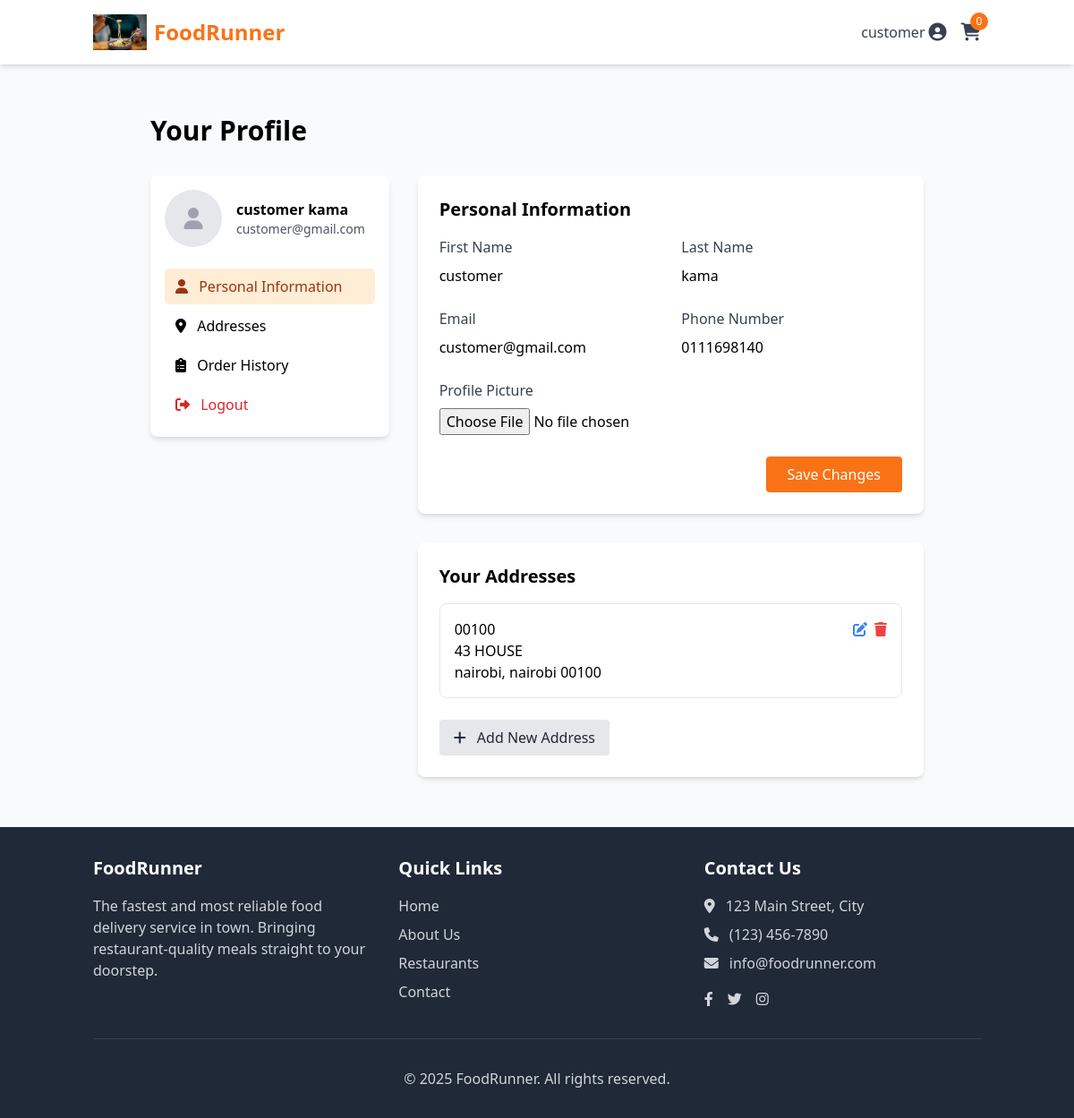
The page /customer/profile/ (signed in) on the database its author committed.
### core/models.py (models this page shows, shortened)
class User(AbstractUser):
    USER_TYPE_CHOICES = (
        ('customer', 'Customer'),
        ('restaurant', 'Restaurant Manager'),
        ('delivery', 'Delivery Person'),
        ('admin', 'Administrator'),
    )
    user_type = models.CharField(
        max_length=20,
        choices=USER_TYPE_CHOICES,
        default='customer'
    )
    phone_number = models.CharField(max_length=15, blank=True)
    profile_picture = models.ImageField(upload_to='profile_pics/', blank=True, null=True)

class Address(models.Model):
    user = models.ForeignKey(User, on_delete=models.CASCADE, related_name='addresses')
    address_line1 = models.CharField(max_length=100)
    address_line2 = models.CharField(max_length=100, blank=True)
    city = models.CharField(max_length=50)
    state = models.CharField(max_length=50)
    postal_code = models.CharField(max_length=10)
    is_default = models.BooleanField(default=False)
    class Meta:
        verbose_name_plural = "Addresses"

### customers/models.py (models this page shows, shortened)
class Cart(models.Model):
    customer = models.OneToOneField(settings.AUTH_USER_MODEL, on_delete=models.CASCADE, related_name='cart')
    created_at = models.DateTimeField(auto_now_add=True)
    updated_at = models.DateTimeField(auto_now=True)
    @property
    def item_count(self):
        return self.items.count()

### customers/views.py (the view)
# urls.py: path('profile/', views.customer_profile, name='profile'),
@login_required
def customer_profile(request):
    if request.method == 'POST':
        user_form = CustomerProfileForm(request.POST, request.FILES, instance=request.user)
        if user_form.is_valid():
            user_form.save()
            messages.success(request, "Profile updated successfully.")
            return redirect('customers:profile')
    else:
        user_form = CustomerProfileForm(instance=request.user)
    addresses = Address.objects.filter(user=request.user)
    context = {
        'user_form': user_form,
        'addresses': addresses,
    }
    return render(request, 'customers/profile.html', context)

### customers/forms.py
class CustomerProfileForm(forms.ModelForm):
    class Meta:
        model = User
        fields = ['first_name', 'last_name', 'email', 'phone_number', 'profile_picture']

### customers/templates/customers/profile.html (shortened to what this page needs)
{% extends 'base.html' %}
{% block content %}
<div class="max-w-4xl mx-auto px-4 py-8">
    <h1 class="text-3xl font-bold mb-8">Your Profile</h1>
    <div class="grid grid-cols-1 lg:grid-cols-3 gap-8">
        <div class="lg:col-span-1">
            <div class="bg-white rounded-lg shadow-md p-4">
                <div class="flex items-center mb-6">
                    {% if request.user.profile_picture %}
                        <img src="{{ request.user.profile_picture.url }}" alt="{{ request.user.get_full_name }}" class="w-16 h-16 rounded-full mr-4 object-cover">
                    {% else %}
                        <div class="w-16 h-16 rounded-full bg-gray-200 flex items-center justify-center mr-4">
                            <i class="fas fa-user text-gray-400 text-2xl"></i>
                        </div>
                    {% endif %}
                    <div>
                        <h2 class="font-semibold">{{ request.user.get_full_name }}</h2>
                        <p class="text-gray-600 text-sm">{{ request.user.email }}</p>
                    </div>
                </div>
                <ul class="space-y-1">
                    <li>
                        <a href="#profile" class="block px-3 py-2 rounded-md bg-orange-100 text-orange-800 font-medium">
                            <i class="fas fa-user mr-2"></i> Personal Information
                        </a>
                    </li>
                    <li>
                        <a href="#addresses" class="block px-3 py-2 rounded-md hover:bg-gray-100 transition duration-200">
                            <i class="fas fa-map-marker-alt mr-2"></i> Addresses
                        </a>
                    </li>
                    <li>
                        <a href="{% url 'customers:orders' %}" class="block px-3 py-2 rounded-md hover:bg-gray-100 transition duration-200">
                            <i class="fas fa-clipboard-list mr-2"></i> Order History
                        </a>
                    </li>
                    <li>
                        <a href="{% url 'logout' %}" class="block px-3 py-2 rounded-md text-red-600 hover:bg-red-50 transition duration-200">
                            <i class="fas fa-sign-out-alt mr-2"></i> Logout
                        </a>
                    </li>
                </ul>
            </div>
        </div>
        <div class="lg:col-span-2">
            <div id="profile" class="bg-white rounded-lg shadow-md p-6 mb-8">
                <h2 class="text-xl font-semibold mb-4">Personal Information</h2>
                <form method="post" enctype="multipart/form-data">
                    <div class="grid grid-cols-1 md:grid-cols-2 gap-6 mb-6">
                        <div>
                            <label for="{{ user_form.first_name.id_for_label }}" class="block text-gray-700 font-medium mb-2">
                                First Name
                            </label>
                            {{ user_form.first_name }}
                        </div>
                        <div>
                            <label for="{{ user_form.last_name.id_for_label }}" class="block text-gray-700 font-medium mb-2">
                                Last Name
                            </label>
                            {{ user_form.last_name }}
                        </div>
                    </div>
                    <div class="grid grid-cols-1 md:grid-cols-2 gap-6 mb-6">
                        <div>
                            <label for="{{ user_form.email.id_for_label }}" class="block text-gray-700 font-medium mb-2">
                                Email
                            </label>
                            {{ user_form.email }}
                        </div>
                        <div>
                            <label for="{{ user_form.phone_number.id_for_label }}" class="block text-gray-700 font-medium mb-2">
                                Phone Number
                            </label>
                            {{ user_form.phone_number }}
                        </div>
                    </div>
                    <div class="mb-6">
                        <label for="{{ user_form.profile_picture.id_for_label }}" class="block text-gray-700 font-medium mb-2">
                            Profile Picture
                        </label>
                        {{ user_form.profile_picture }}
                    </div>
                    <div class="flex justify-end">
                        <button type="submit" class="bg-orange-500 text-white py-2 px-6 rounded hover:bg-orange-600 transition duration-200">
                            Save Changes
                        </button>
                    </div>
                </form>
            </div>
            <div id="addresses" class="bg-white rounded-lg shadow-md p-6">
                <h2 class="text-xl font-semibold mb-4">Your Addresses</h2>
                {% if addresses %}
                    <div class="space-y-4 mb-6">
                        {% for address in addresses %}
                            <div class="border rounded-lg p-4 {% if address.is_default %}bg-orange-50 border-orange-200{% endif %}">
                                <div class="flex justify-between items-start">
                                    <div>
                                        <p class="font-medium">{{ address.address_line1 }}</p>
                                        {% if address.address_line2 %}
                                            <p>{{ address.address_line2 }}</p>
                                        {% endif %}
                                        <p>{{ address.city }}, {{ address.state }} {{ address.postal_code }}</p>
                                    </div>
                                    <div class="flex space-x-2">
                                        <a href="#" class="text-blue-500 hover:text-blue-700">
                                            <i class="fas fa-edit"></i>
                                        </a>
                                        {% if not address.is_default %}
                                            <a href="#" class="text-red-500 hover:text-red-700">
                                                <i class="fas fa-trash"></i>
                                            </a>
                                        {% endif %}
                                    </div>
                                </div>
                            </div>
                        {% endfor %}
                    </div>
                {% else %}
                    <div class="text-center py-6 mb-6">
                        <p class="text-gray-600">You don't have any saved addresses yet.</p>
                    </div>
                {% endif %}
                <a href="#" class="inline-block bg-gray-200 text-gray-800 py-2 px-4 rounded hover:bg-gray-300 transition duration-200">
                    <i class="fas fa-plus mr-2"></i> Add New Address
                </a>
            </div>
        </div>
    </div>
</div>
{% endblock %}

### core/templates/base.html (shortened to what this page needs)
<!DOCTYPE html>
<html lang="en">
<head>
    {% load static %}
    <script src="https://cdn.tailwindcss.com"></script>
    <link rel="stylesheet" href="https://cdnjs.cloudflare.com/ajax/libs/font-awesome/6.4.0/css/all.min.css">
</head>
<body class="bg-gray-50 min-h-screen flex flex-col">
    <header class="bg-white shadow-md">
        <nav class="container mx-auto px-4 py-4 flex justify-between items-center">
            <a href="{% url 'landing' %}" class="flex items-center">
                <img src="{% static 'images/logo.png' %}" alt="FoodRunner Logo" class="h-10 w-auto mr-2">
                <span class="text-2xl font-bold text-orange-500">FoodRunner</span>
            </a>
            <div class="flex items-center space-x-4">
                {% if user.is_authenticated %}
                    <div class="relative group">
                        <button class="flex items-center text-gray-700 hover:text-orange-500">
                            <span class="mr-1">{{ user.username }}</span>
                            <i class="fas fa-user-circle text-xl"></i>
                        </button>
                    </div>
                    {% if user.user_type == 'customer' %}
                        <a href="{% url 'customers:cart' %}" class="text-gray-700 hover:text-orange-500 relative">
                            <i class="fas fa-shopping-cart text-xl"></i>
                            <span class="absolute -top-2 -right-2 bg-orange-500 text-white rounded-full h-5 w-5 flex items-center justify-center text-xs">
                                {{ user.cart.item_count|default:'0' }}
                            </span>
                        </a>
                    {% endif %}
                {% else %}
                    <a href="{% url 'login' %}" class="text-gray-700 hover:text-orange-500 font-semibold">Login</a>
                    <a href="{% url 'register' %}" class="bg-orange-500 text-white px-4 py-2 rounded-md hover:bg-orange-600 font-semibold">Sign Up</a>
                {% endif %}
            </div>
        </nav>
    </header>
    <main class="flex-grow container mx-auto px-4 py-6">
        {% block content %}{% endblock %}
    </main>
    <footer class="bg-gray-800 text-white py-8">
        <div class="container mx-auto px-4">
            <div class="grid grid-cols-1 md:grid-cols-3 gap-8">
                <div>
                    <h3 class="text-xl font-semibold mb-4">FoodRunner</h3>
                    <p class="text-gray-300">
                        The fastest and most reliable food delivery service in town. Bringing restaurant-quality meals straight to your doorstep.
                    </p>
                </div>
                <div>
                    <h3 class="text-xl font-semibold mb-4">Quick Links</h3>
                    <ul class="space-y-2">
                        <li><a href="{% url 'landing' %}" class="text-gray-300 hover:text-orange-400">Home</a></li>
                        <li><a href="#" class="text-gray-300 hover:text-orange-400">About Us</a></li>
                        <li><a href="#" class="text-gray-300 hover:text-orange-400">Restaurants</a></li>
                        <li><a href="#" class="text-gray-300 hover:text-orange-400">Contact</a></li>
                    </ul>
                </div>
                <div>
                    <h3 class="text-xl font-semibold mb-4">Contact Us</h3>
                    <p class="text-gray-300 mb-2">
                        <i class="fas fa-map-marker-alt mr-2"></i> 123 Main Street, City
                    </p>
                    <p class="text-gray-300 mb-2">
                        <i class="fas fa-phone mr-2"></i> (123) 456-7890
                    </p>
                    <p class="text-gray-300 mb-2">
                        <i class="fas fa-envelope mr-2"></i> info@foodrunner.com
                    </p>
                    <div class="flex space-x-4 mt-4">
                        <a href="#" class="text-gray-300 hover:text-orange-400"><i class="fab fa-facebook-f"></i></a>
                        <a href="#" class="text-gray-300 hover:text-orange-400"><i class="fab fa-twitter"></i></a>
                        <a href="#" class="text-gray-300 hover:text-orange-400"><i class="fab fa-instagram"></i></a>
                    </div>
                </div>
            </div>
            <div class="border-t border-gray-700 mt-8 pt-8 text-center text-gray-300">
                <p>&copy; 2025 FoodRunner. All rights reserved.</p>
            </div>
        </div>
    </footer>
</body>
</html>

### rows shown on the page
User: username "customer", cart.item_count "0", user.get_full_name "customer kama", user.email "customer@gmail.com", first_name "customer", last_name "kama", email "customer@gmail.com", phone_number "0111698140"
Address: address_line1 "00100", address_line2 "43 HOUSE", city "nairobi", state "nairobi", postal_code "00100", is_default False (drawn)
